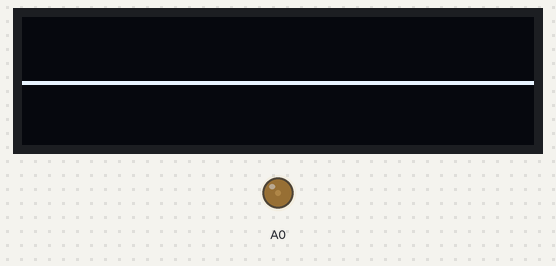
Recording of a sketch running on a simulated Arduino Zero (SAMD21). Parts: 128×32 one-colour display, output pins drawn as LEDs (lit = HIGH). EEPROM starts erased; what the sketch prints to the serial monitor is not drawn.

Above: at 2.1 s.
At 38.9 s:
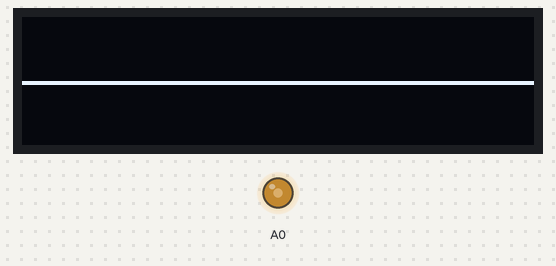
Timing chart, 0 to 40.0 s (numbered marks = the images above):
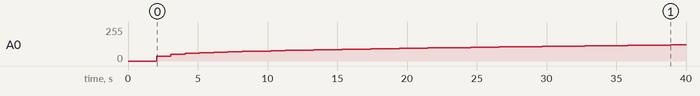

Measured:
- by itself, A0: moves from 0/255 to 122/255 over 37.9 s

The sketch:

pid_arduino_final.ino
```cpp
#include <SPI.h>
#include <Wire.h>
#include <Adafruit_GFX.h>
#include <Adafruit_SSD1306.h>
#include <AD7190.h>
#include <PID.h>
#include <math.h>
#include <EEPROM.h>

#define CS 10

#define SCREEN_WIDTH 128 // OLED display width, in pixels
#define SCREEN_HEIGHT 32 // OLED display height, in pixels
#define OLED_RESET     -1 // Reset pin # (or -1 if sharing Arduino reset pin)
#define SCREEN_ADDRESS 0x3C ///< See datasheet for Address; 0x3D for 128x64, 0x3C for 128x32
Adafruit_SSD1306 display(SCREEN_WIDTH, SCREEN_HEIGHT, &Wire, OLED_RESET);

// Display data
byte curr_ind = 0;
byte low[128];
byte high[128];
double max_candidate = -4;
double min_candidate = 4;

AD7190 ad7190(2.495);
//      130, 0.685, 5400
PID pid(130, 0.685, 5400, 0.00825, 120, true);
String c;
String in;
char buf1[16];
char buf2[16];
const double A = 0.001125308852122;
const double B = 0.000234711863267;
const double C = 0.000000085663516;
double vcc = 2.5;
int count = 0;
double sp_off = -0.05;
double last_params[4] = {0, 0, 0, 0};
double params_buf[4];

void double_to_eeprom(double d, int start_addr) {
  double *d_ptr = &d;
  long long d_int = *((long long*) d_ptr);
  byte temp;
  for (int i = 7; i >= 0; i--) {
    temp = (d_int >> (i*8)) & 0xFF;
    EEPROM.write(start_addr + 7-i, temp);
  }
}

double double_from_eeprom(int start_addr) {
  long long buf = 0;
  for (int i = 0; i < 8; i++) {
    long long temp = EEPROM.read(start_addr + i);
    buf |= temp << (7-i)*8;
  }
  long long *buf_ptr = &buf;
  double d = *((double*) buf_ptr);
  return d;
}

void load_params(double *buf) {
  // [sp, p, i, d]
  // !!!! Can cause buffer overflow if len(buf) < 4, don't do that !!!!
  for (int i = 0; i < 4; i++) {
    double temp = double_from_eeprom(8*i);
    if (isnan(temp) && i == 0) {
      temp = 27.5;
    }
    else if (isnan(temp)) {
      temp = 1;
    }
    buf[i] = temp;
  }
}

void save_params(double *params) {
  // !!!! len(params) must be 4 for correct operation !!!!
  for (int i = 0; i < 4; i++) {
    if (last_params[i] != params[i]) {
      last_params[i] = params[i];
      double_to_eeprom(params[i], 8*i);
    }
  }
}

double t_to_r(double T) {
  double x = 1/C*(A-1/(T+273.15));
  double y = sqrt(pow(B/(3*C), 3) + pow(x/2, 2));
  return exp(cbrt(y-x/2) - cbrt(y+x/2));
}

double r_to_v(double R) {
  return vcc * R / (10000 + R);
}

void updateDisplay(byte *low, byte *high, int curr_ind) {
  display.clearDisplay();
  int start = (curr_ind + 1) % 128;
  for (int i = 0; i < 128; i++) {
    for (int j = low[(i + start) % 128]; j <= high[(i + start) % 128]; j++) {
      display.drawPixel(i, j, SSD1306_WHITE);
    }
  }
  display.display();
}

void updateParams() {
  c = Serial.readStringUntil(' ');
  in = Serial.readStringUntil('\n');
  if (c != NULL && in != NULL) {
    c.toCharArray(buf1, 16);
    in.toCharArray(buf2, 16);
    int setting = atof(buf2);
    if (strcmp(buf1, "p") == 0) {
      pid.K_p = setting;
      params_buf[1] = setting;
    }
    else if (strcmp(buf1, "i") == 0) {
      pid.K_i = setting;
      params_buf[2] = setting;
    }
    else if (strcmp(buf1, "d") == 0) {
      pid.K_d = setting;
      params_buf[3] = setting;
    }
    else if (strcmp(buf1, "heat") == 0) {
      pid.heat = setting;
    }
    else if (strcmp(buf1, "setp") == 0) {
      sp_off = r_to_v(t_to_r(setting)) - 1.181;
      params_buf[0] = setting;
    }
    else if (strcmp(buf1, "verbose") == 0) {
      pid.verbose = setting;
    }
    else if (strcmp(buf1, "sint") == 0) {
      pid.set_integral(setting);
    }
  }
  else if (in != NULL) {
    in.toCharArray(buf1, 16);
    if (strcmp(buf1, "rstime") == 0) {
      pid.set_start_time();
    }
    else if (strcmp(buf1, "save") == 0) {
      save_params(params_buf);
    }
  }
}

void setup()
{
  Serial.begin(9600);
  analogWriteResolution(12);
  Serial.setTimeout(2);
  display.begin(SSD1306_SWITCHCAPVCC, SCREEN_ADDRESS);

  // Select ADC
  pinMode(CS, OUTPUT);
  digitalWrite(CS, LOW);

  // Initialize ADC and PID
  ad7190.init(AD7190::AIN2_2);
  pid.set_start_time();

  // Retrieve parameters from EEPROM
  load_params(params_buf);
  sp_off = r_to_v(t_to_r(params_buf[0])) - 1.181;
  pid.K_p = params_buf[1];
  pid.K_i = params_buf[2];
  pid.K_d = params_buf[3];

  // Set up display buffers
  for (int i = 0; i < 128; i++) {
    low[i] = 16;
    high[i] = 16;
  }
  updateDisplay(low, high, 0);
}

void loop() {
  double temp_v = 1.185 - ad7190.read_data(AD7190::AIN1_2);
  updateParams();
  double err = ad7190.read_data(AD7190::AIN3_4) + sp_off;

  double temp_err = 37.1*err*1000;
  if (temp_err > max_candidate) {
    max_candidate = temp_err;
  }
  if (temp_err < min_candidate) {
    min_candidate = temp_err;
  }
  count++;
  if (count == 150*120) {
    low[curr_ind] = (1-(max_candidate+3.0)/6.0)*32.0;
    high[curr_ind] = (1-(min_candidate+3.0)/6.0)*32.0;
    updateDisplay(low, high, curr_ind);
    curr_ind = (curr_ind + 1) % 128;
    count = 0;
    min_candidate = 4;
    max_candidate = -4;
  }
  pid.pid(temp_v, err);
  updateParams();
}
```
